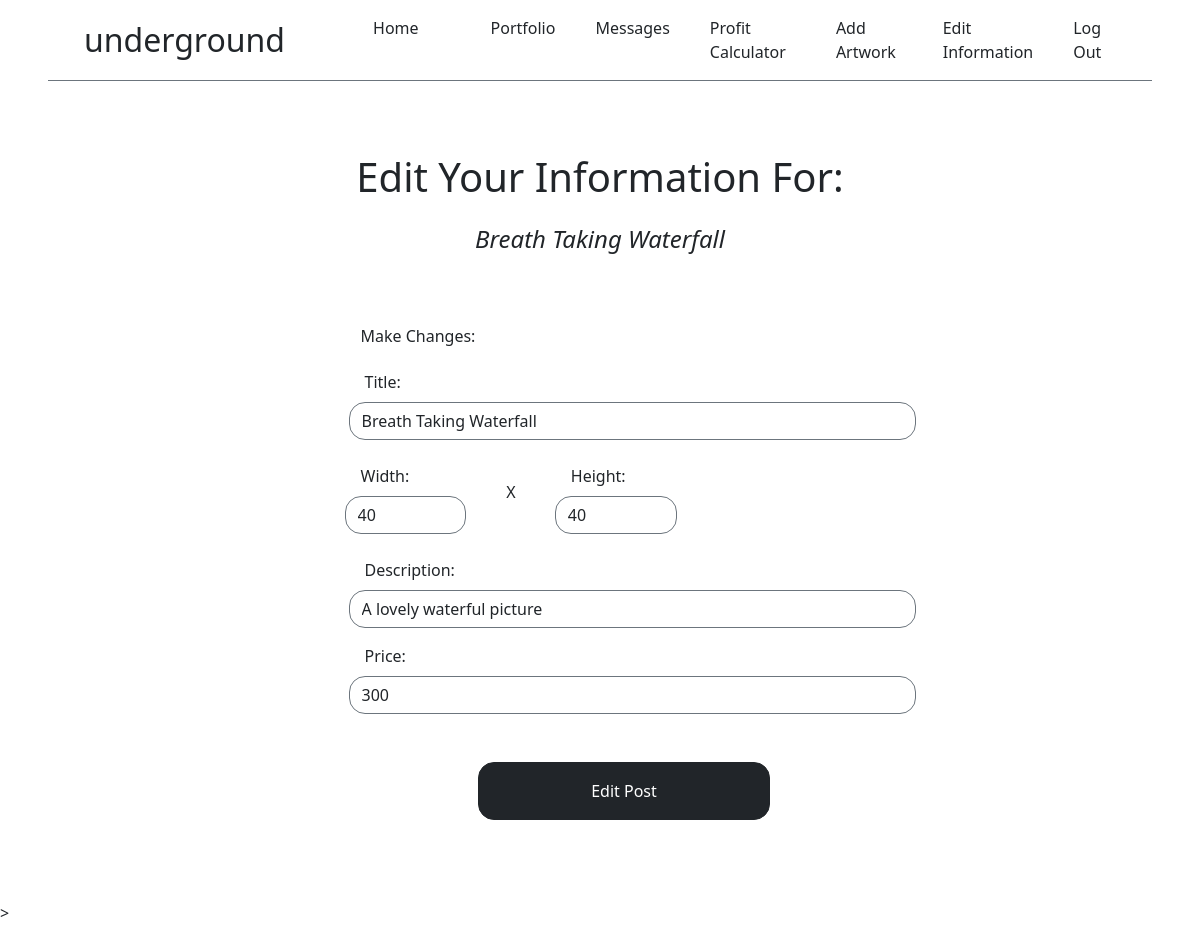
Page /edit/13 (signed in) on the committed database.
### app/models.py (models this page shows, shortened)
class Art(db.Model):
    art_id = db.Column(db.Integer, primary_key=True)
    title = db.Column(db.String(50), nullable=False)
    width = db.Column(db.Integer, nullable=False)
    height = db.Column(db.Integer, nullable=False)
    description = db.Column(db.String(150), nullable=False)
    price = db.Column(db.Integer, nullable=False)
    user_id = db.Column(db.Integer, db.ForeignKey("user.id"))
    image = db.Column(db.String)
    stripe_product_id = db.Column(db.String)

### app/routes.py (the view, shortened to what this page needs)
@app.route('/edit/<art_id>', methods=["GET", "POST"])
@login_required
def edit_art(art_id):
    form = AddArtForm()
    art_to_edit = Art.query.get_or_404(art_id)
    if art_to_edit.user_id != current_user.id:
        flash("You do not have permission to edit this post", "danger")
        return redirect(url_for('index'))
    form.title.data = art_to_edit.title
    form.width.data = art_to_edit.width
    form.height.data = art_to_edit.height
    form.description.data = art_to_edit.description
    form.price.data = art_to_edit.price
    return render_template('edit.html', form=form, art=art_to_edit)

### app/forms.py
class AddArtForm(FlaskForm):
    title = StringField('Title:', validators=[InputRequired()])
    width = IntegerField('Width:', validators=[InputRequired()])
    height = IntegerField('Height:', validators=[InputRequired()])
    description = StringField('Description:', validators=[InputRequired()])
    price = IntegerField('Price:', validators=[InputRequired()])
    submit = SubmitField('Add Artwork')

### app/models.py (called while the page is built)
@login.user_loader
def get_a_user_by_id(user_id):
    return db.session.get(User, user_id)

### app/templates/edit.html (shortened to what this page needs)
{% extends 'base.html' %}
{% block header %}
    <h1 class="text-dark fw-lighter fs-1 mt-4">Edit Your Information For:</h1>
         <h4 class="text-dark fw-lighter mt-4"><em>{{ art.title }}</em></h4>
{% endblock %}
{% block content %}
<div class="row justify-content-center">
    <div class="col-7">
        <div class="card mb-5 border border-white ps-5">
            <div class="card-body">
                <form action="" method="POST">
                    <div class="row ms-1">
                        <h4 class="mb-4 text-dark fw-light fs-6">Make Changes:</h4>
                        {{ form.title.label (class="ms-1") }}
                        {{ form.title(class="form-control rounded-4 border border-secondary mt-2" ) }}
                    </div>
                    <div class="row mt-3">
                        <div class="col-3 mb-2 mt-2 me-3">
                            {{ form.width.label (class="ms-3")}}
                            {{ form.width(class="form-control rounded-4 border border-secondary mt-2") }}
                        </div>
                        <div class="col-1 mt-4">
                            <p>X</p>
                        </div>
                        <div class="col-3 mb-2 mt-2">
                            {{ form.height.label (class="ms-3")}}
                            {{ form.height(class="form-control rounded-4 border border-secondary mt-2") }}
                        </div>
                    </div>
                    <div class="row ms-1 mt-3">
                        {{ form.description.label (class="ms-1")}}
                        {{ form.description(class="form-control rounded-4 border border-secondary mt-2") }}
                    </div>
                    <div class="row ms-1 mt-3">
                        {{ form.price.label (class="ms-1")}}
                        {{ form.price(class="form-control rounded-4 border border-secondary mt-2", placeholder="Numbers Only") }}
                    </div>
                    <div class="row justify-content-center">
                        {{ form.submit(class="btn btn-dark w-50 m-3 mt-5 rounded-4 p-3 mt-2 ", value="Edit Post") }}
                    </div>
                </form>
            </div>
        </div>
    </div>
</div>
{% endblock %}

### rows in the picture
Art: title "Breath Taking Waterfall", width "40", height "40", description "A lovely waterful picture", price "300"
